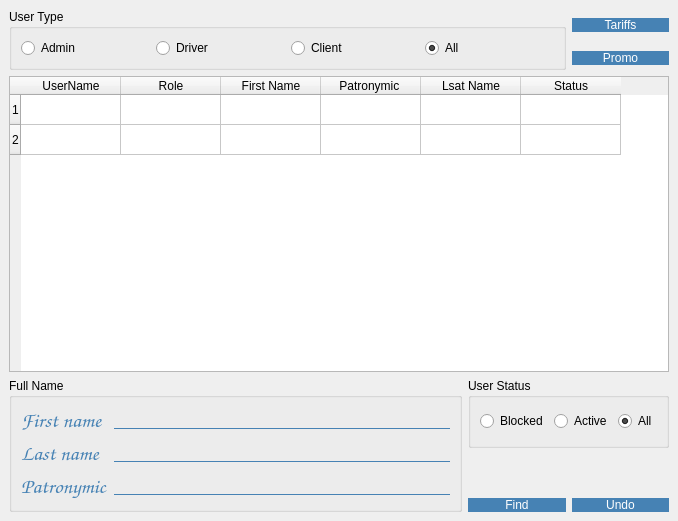
<?xml version="1.0" encoding="UTF-8"?>
<ui version="4.0">
 <class>AdministrationWindow</class>
 <widget class="QMainWindow" name="AdministrationWindow">
  <property name="geometry">
   <rect>
    <x>0</x>
    <y>0</y>
    <width>678</width>
    <height>521</height>
   </rect>
  </property>
  <property name="windowTitle">
   <string>Administration</string>
  </property>
  <property name="styleSheet">
   <string notr="true">QLineEdit
{
background: transparent;
border: none;
border-bottom: 1px solid steelblue;
font: 16pt &quot;Comic Sans MS&quot;;
}
QLineEdit:focus {
 outline:none; }

QLabel{
	color: steelblue;
	font: 16pt &quot;Comic Sans MS&quot;;
	font-weight:bold;
}


QSpinBox{
background: transparent;
border: none;
border-bottom: 1px solid steelblue;
font: 12pt &quot;Comic Sans MS&quot;;
}

QPushButton{
color: white;
background: steelblue;
border-radius: 60px;
font: 12pt &quot;Comic Sans MS&quot;;
}

</string>
  </property>
  <widget class="QWidget" name="centralwidget">
   <layout class="QGridLayout" name="gridLayout_2">
    <item row="4" column="0" colspan="3">
     <widget class="QTableWidget" name="tableWidget">
      <property name="enabled">
       <bool>true</bool>
      </property>
      <attribute name="horizontalHeaderCascadingSectionResizes">
       <bool>false</bool>
      </attribute>
      <row>
       <property name="text">
        <string>1</string>
       </property>
      </row>
      <row>
       <property name="text">
        <string>2</string>
       </property>
      </row>
      <column>
       <property name="text">
        <string>UserName</string>
       </property>
      </column>
      <column>
       <property name="text">
        <string>Role</string>
       </property>
      </column>
      <column>
       <property name="text">
        <string>First Name</string>
       </property>
      </column>
      <column>
       <property name="text">
        <string>Patronymic </string>
       </property>
      </column>
      <column>
       <property name="text">
        <string>Lsat Name</string>
       </property>
      </column>
      <column>
       <property name="text">
        <string>Status</string>
       </property>
      </column>
      <item row="0" column="0">
       <property name="text">
        <string/>
       </property>
      </item>
     </widget>
    </item>
    <item row="5" column="0" rowspan="2">
     <widget class="QGroupBox" name="BoxFullName">
      <property name="styleSheet">
       <string notr="true"/>
      </property>
      <property name="title">
       <string>Full Name</string>
      </property>
      <layout class="QGridLayout" name="gridLayout">
       <item row="0" column="0">
        <widget class="QLabel" name="lbl_name2">
         <property name="font">
          <font>
           <family>Comic Sans MS</family>
           <pointsize>16</pointsize>
           <weight>75</weight>
           <italic>false</italic>
           <bold>true</bold>
          </font>
         </property>
         <property name="text">
          <string>First name</string>
         </property>
        </widget>
       </item>
       <item row="0" column="1">
        <widget class="QLineEdit" name="edit_name2"/>
       </item>
       <item row="1" column="0">
        <widget class="QLabel" name="lbl_name1">
         <property name="font">
          <font>
           <family>Comic Sans MS</family>
           <pointsize>16</pointsize>
           <weight>75</weight>
           <italic>false</italic>
           <bold>true</bold>
          </font>
         </property>
         <property name="text">
          <string>Last name</string>
         </property>
        </widget>
       </item>
       <item row="1" column="1">
        <widget class="QLineEdit" name="edit_name1"/>
       </item>
       <item row="2" column="0">
        <widget class="QLabel" name="lbl_name3">
         <property name="font">
          <font>
           <family>Comic Sans MS</family>
           <pointsize>16</pointsize>
           <weight>75</weight>
           <italic>false</italic>
           <bold>true</bold>
          </font>
         </property>
         <property name="text">
          <string>Patronymic</string>
         </property>
        </widget>
       </item>
       <item row="2" column="1">
        <widget class="QLineEdit" name="edit_name3"/>
       </item>
      </layout>
     </widget>
    </item>
    <item row="1" column="2">
     <widget class="QPushButton" name="btn_add_tarif">
      <property name="text">
       <string>Tariffs</string>
      </property>
     </widget>
    </item>
    <item row="6" column="2">
     <widget class="QPushButton" name="btn_undo">
      <property name="text">
       <string>Undo</string>
      </property>
     </widget>
    </item>
    <item row="6" column="1">
     <widget class="QPushButton" name="btn_find">
      <property name="text">
       <string>Find</string>
      </property>
     </widget>
    </item>
    <item row="5" column="1" colspan="2" alignment="Qt::AlignTop">
     <widget class="QGroupBox" name="groupBox">
      <property name="minimumSize">
       <size>
        <width>0</width>
        <height>70</height>
       </size>
      </property>
      <property name="maximumSize">
       <size>
        <width>16777215</width>
        <height>70</height>
       </size>
      </property>
      <property name="title">
       <string>User Status</string>
      </property>
      <layout class="QHBoxLayout" name="horizontalLayout_2">
       <item>
        <widget class="QRadioButton" name="rBtn_Blocked">
         <property name="text">
          <string>Blocked</string>
         </property>
        </widget>
       </item>
       <item>
        <widget class="QRadioButton" name="rBtn_Active_2">
         <property name="text">
          <string>Active</string>
         </property>
        </widget>
       </item>
       <item>
        <widget class="QRadioButton" name="rBtn_all_2">
         <property name="text">
          <string>All</string>
         </property>
         <property name="checked">
          <bool>true</bool>
         </property>
        </widget>
       </item>
      </layout>
     </widget>
    </item>
    <item row="1" column="0" rowspan="2" colspan="2">
     <widget class="QGroupBox" name="BoxUserType">
      <property name="title">
       <string>User Type</string>
      </property>
      <layout class="QHBoxLayout" name="horizontalLayout">
       <item>
        <widget class="QRadioButton" name="rBtn_admin">
         <property name="text">
          <string>Admin</string>
         </property>
        </widget>
       </item>
       <item>
        <widget class="QRadioButton" name="rBtn_driver">
         <property name="text">
          <string>Driver</string>
         </property>
        </widget>
       </item>
       <item>
        <widget class="QRadioButton" name="rBtn_client">
         <property name="text">
          <string>Client</string>
         </property>
        </widget>
       </item>
       <item>
        <widget class="QRadioButton" name="rBtn_all">
         <property name="text">
          <string>All</string>
         </property>
         <property name="checked">
          <bool>true</bool>
         </property>
        </widget>
       </item>
      </layout>
     </widget>
    </item>
    <item row="2" column="2">
     <widget class="QPushButton" name="btn_promo_codes">
      <property name="text">
       <string>Promo</string>
      </property>
     </widget>
    </item>
   </layout>
  </widget>
 </widget>
 <resources/>
 <connections/>
</ui>
